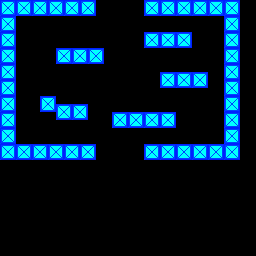

The image is a tile-based game level rendered from a .tmx file. Its description and complete source (layers, tilesets, objects, tile grids) follow:
An orthogonal 32x32 tile map with 8x8 px tiles, 1 tile layer (Tile Layer 1).

<map version="1.10" tiledversion="1.10.2" orientation="orthogonal" renderorder="right-down" width="32" height="32" tilewidth="8" tileheight="8" infinite="0" nextlayerid="2" nextobjectid="1">
 <tileset firstgid="1" source="WorldTiles.tsx" />
 <layer id="1" name="Tile Layer 1" width="32" height="32">
  <data encoding="csv">
3,4,3,4,3,4,3,4,3,4,3,4,1,1,1,1,1,14,3,4,3,4,3,4,3,4,3,4,3,4,1,2,
15,16,15,16,15,16,15,16,15,16,15,16,1,1,1,1,1,14,15,16,15,16,15,16,15,16,15,16,15,16,1,2,
3,4,1,1,1,1,1,1,1,1,1,1,1,1,1,1,1,1,1,1,1,1,1,1,1,1,1,1,3,4,1,2,
15,16,1,1,1,1,1,1,1,1,1,1,1,1,1,1,1,1,1,1,1,1,1,1,1,1,1,1,15,16,1,2,
3,4,1,1,1,1,1,1,1,1,1,1,1,1,1,1,1,1,3,4,3,4,3,4,1,1,1,1,3,4,1,2,
15,16,1,1,1,1,1,1,1,1,1,1,1,1,1,1,1,1,15,16,15,16,15,16,1,1,1,1,15,16,1,2,
3,4,1,1,1,1,1,3,4,3,4,3,4,1,1,1,1,1,1,1,1,1,1,1,1,1,1,1,3,4,1,2,
15,16,1,1,1,1,1,15,16,15,16,15,16,1,1,1,1,1,1,1,1,1,1,1,1,1,1,1,15,16,1,2,
3,4,1,1,1,1,1,1,1,1,1,1,1,1,1,1,1,1,13,14,1,1,1,1,1,1,1,1,3,4,1,2,
15,16,1,1,1,13,14,1,1,1,1,1,1,1,1,1,1,1,13,14,3,4,3,4,3,4,1,1,15,16,1,2,
3,4,1,1,13,14,14,2,2,2,2,1,1,1,1,1,1,1,13,14,15,16,15,16,15,16,1,1,3,4,1,2,
15,16,1,1,1,13,14,14,14,14,14,2,1,1,1,1,1,1,13,14,1,1,1,1,1,1,1,1,15,16,1,2,
3,4,1,2,2,3,4,13,14,14,14,1,1,1,1,1,1,1,1,1,1,1,1,1,1,1,1,1,3,4,1,2,
15,16,1,2,2,15,16,3,4,3,4,1,1,1,1,1,1,1,1,1,1,1,1,1,1,1,1,1,15,16,1,2,
3,4,1,1,1,1,1,15,16,15,16,1,1,1,3,4,3,4,3,4,3,4,1,1,1,1,1,1,3,4,1,2,
15,16,1,1,1,1,1,1,1,1,1,1,1,1,15,16,15,16,15,16,15,16,1,1,1,1,1,1,15,16,1,2,
3,4,1,1,1,1,1,1,1,1,1,1,1,1,1,1,1,1,1,1,1,1,1,1,1,1,1,1,3,4,1,2,
15,16,1,1,1,1,1,1,1,1,1,1,1,1,1,1,1,1,1,1,1,1,1,1,1,1,1,1,15,16,1,2,
3,4,3,4,3,4,3,4,3,4,3,4,1,1,1,1,1,1,3,4,3,4,3,4,3,4,3,4,3,4,1,2,
15,16,15,16,15,16,15,16,15,16,15,16,1,1,1,1,1,1,15,16,15,16,15,16,15,16,15,16,15,16,1,2,
1,2,1,2,2,2,2,2,2,2,2,2,2,2,2,2,2,2,2,2,2,2,2,2,2,2,2,2,2,2,2,1,
13,14,2,2,14,14,14,14,14,14,14,14,14,14,14,14,14,14,14,14,14,14,14,14,14,14,14,14,14,14,14,13,
13,14,14,14,1,2,1,2,1,2,1,2,1,2,1,2,1,2,1,2,1,2,1,2,1,2,1,2,1,1,2,13,
13,14,13,14,13,14,13,14,13,14,13,14,13,14,13,14,13,14,13,14,13,14,13,14,13,14,13,14,13,1,2,13,
1,2,1,2,1,2,1,2,1,2,1,2,1,2,1,2,1,2,1,2,1,2,1,2,1,2,1,2,1,1,2,13,
13,14,13,14,13,14,13,14,13,14,13,14,13,14,13,14,13,14,13,14,13,14,13,14,13,14,13,14,13,1,2,13,
1,2,1,2,1,2,1,2,1,2,1,2,1,2,1,2,1,2,1,2,1,2,1,2,1,2,1,2,1,1,1,13,
13,14,13,14,13,14,13,14,13,14,13,14,13,14,13,14,13,14,13,14,13,14,13,14,13,14,13,14,13,13,1,13,
1,2,1,2,1,2,1,2,1,2,1,2,1,2,1,2,1,2,1,2,1,2,1,2,1,2,1,2,1,2,1,13,
13,14,13,14,13,14,13,14,13,14,13,14,13,14,13,14,13,14,13,14,13,14,13,14,13,14,13,14,13,14,1,13,
1,2,1,2,1,2,1,2,1,2,1,2,1,2,1,2,1,2,1,2,1,2,1,2,1,2,1,2,1,2,1,13,
13,14,13,14,13,14,13,14,13,14,13,14,13,14,13,14,13,14,13,14,13,14,13,14,13,14,13,14,13,14,13,14
</data>
 </layer>
</map>
